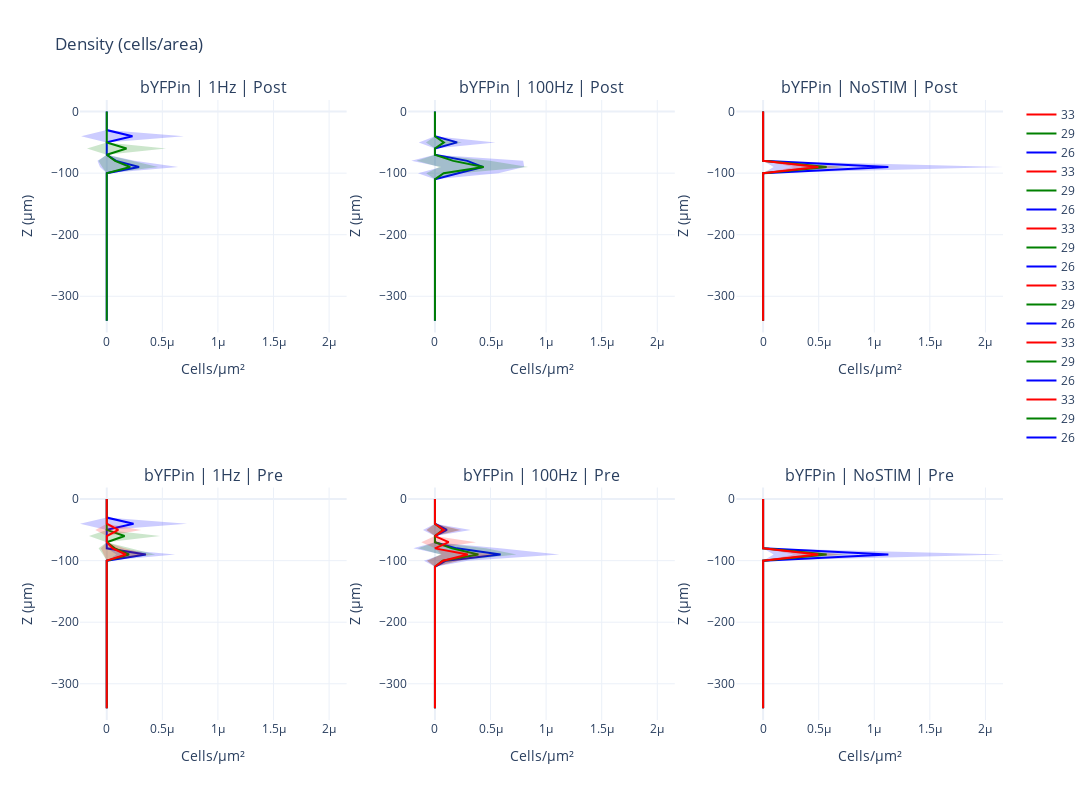
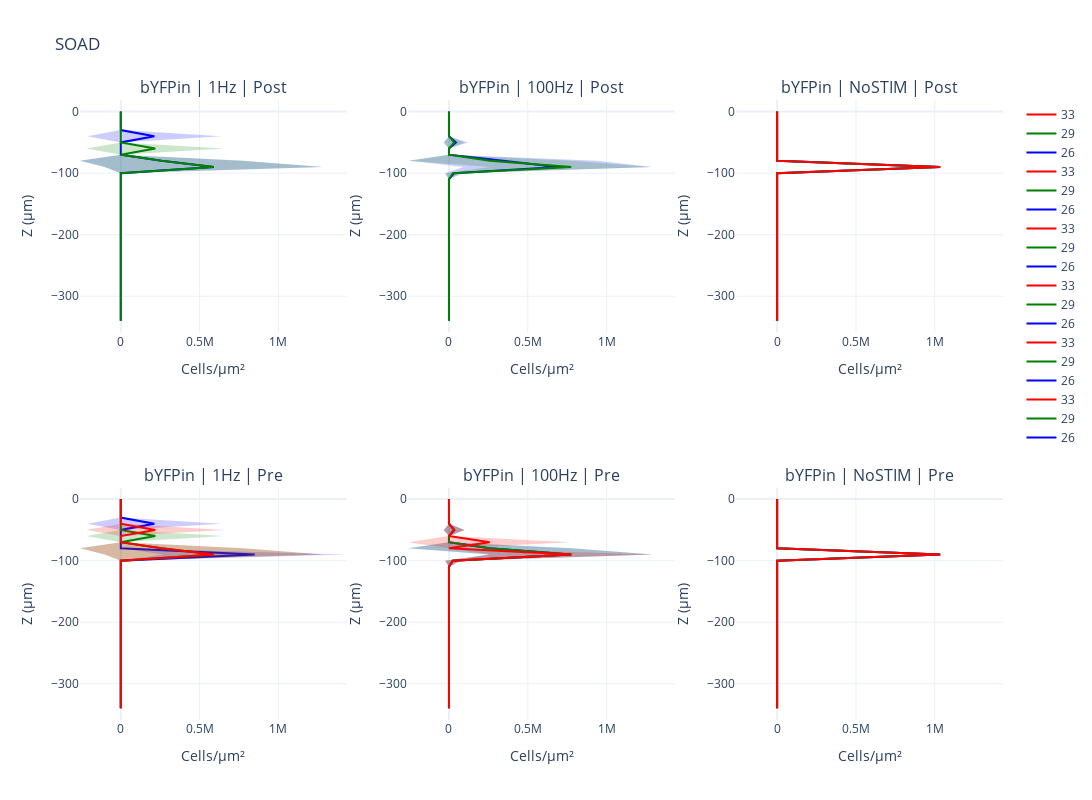
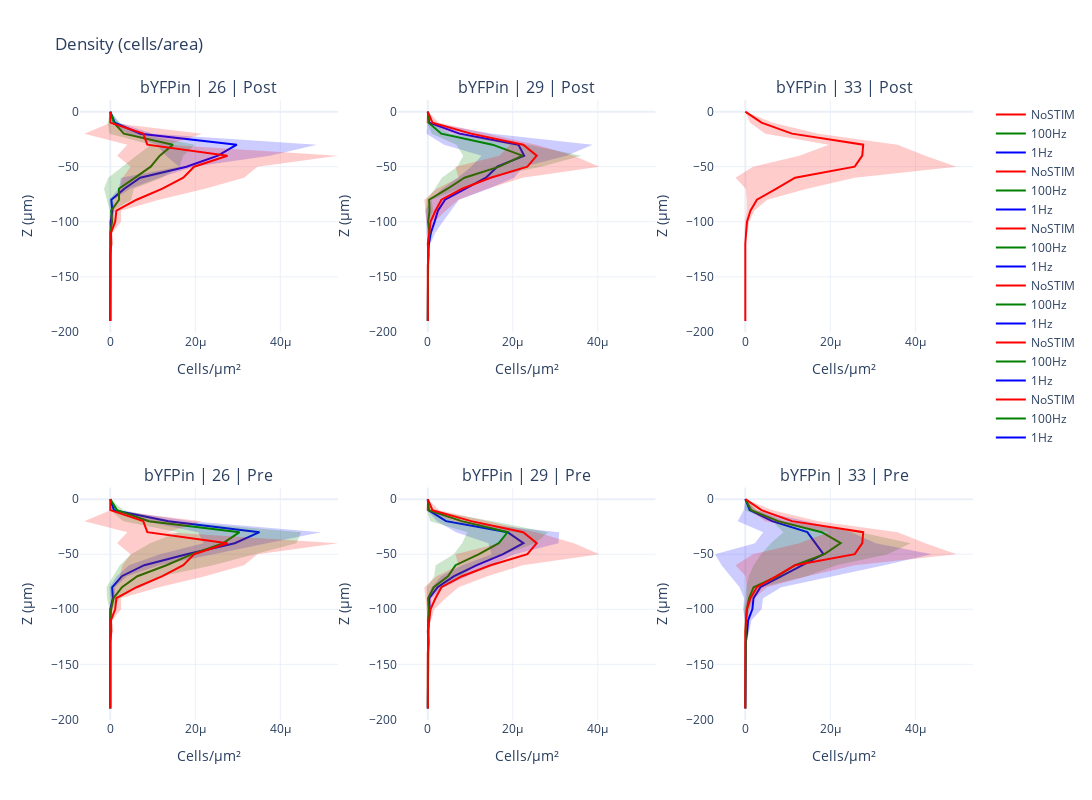
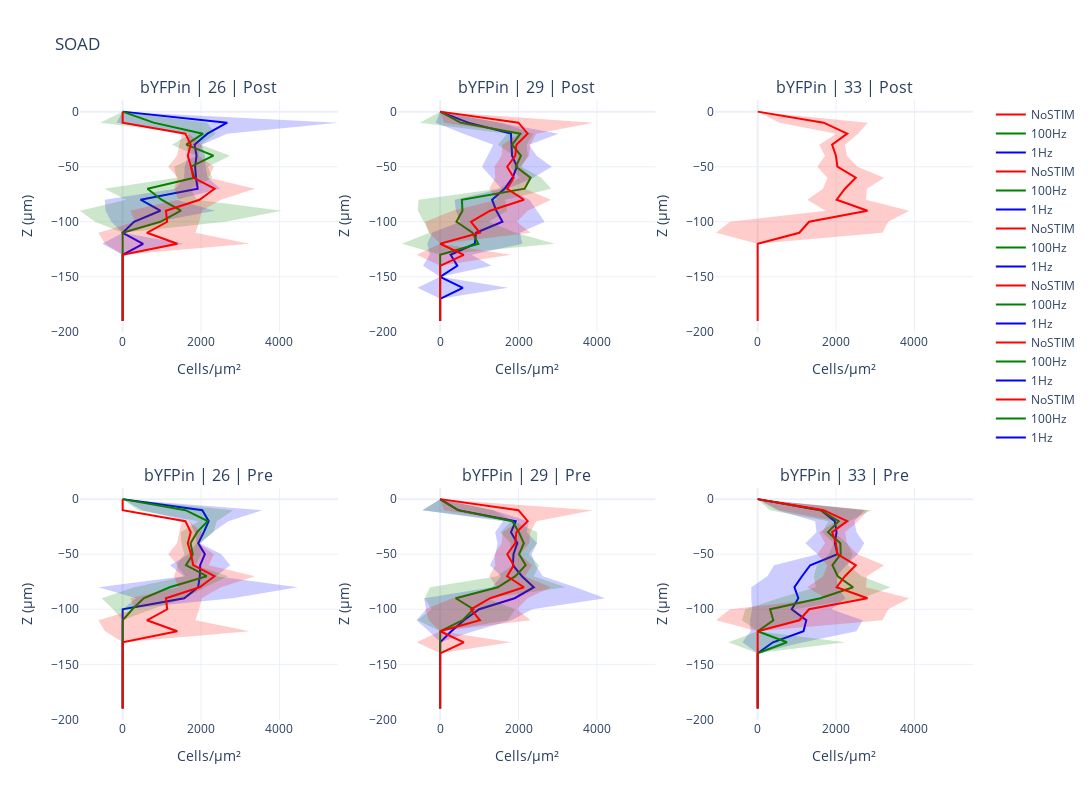

Write notebook code for charts like these, in order.
### Code cell
### PLOT FUNCTIONS
for i, tag in enumerate(tags):
    plot_lines_columns_rows('density', plot_density_d_itc, tag, lines = days, columns = treatments, rows = conditions)
    plot_lines_columns_rows('soad', plot_soad_d_itc, tag, lines = days, columns = treatments, rows = conditions)


    plot_lines_columns_rows('density', plot_density_t_idc, tag, lines = treatments, columns = days, rows = conditions)
    plot_lines_columns_rows('soad', plot_soad_t_idc, tag, lines = treatments, columns = days, rows = conditions)

    plot_lines_columns_rows('density', plot_density_c_idt, tag, lines = conditions, columns = days, rows = treatments)
    plot_lines_columns_rows('soad', plot_soad_c_idt, tag, lines = conditions, columns = days, rows = treatments)
